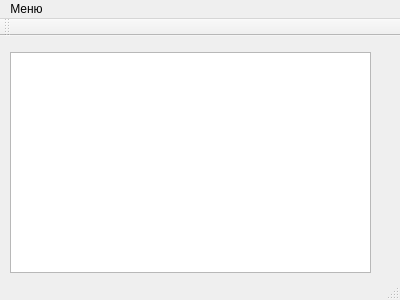
<?xml version="1.0" encoding="UTF-8"?>
<ui version="4.0">
 <class>MainWindow</class>
 <widget class="QMainWindow" name="MainWindow">
  <property name="geometry">
   <rect>
    <x>0</x>
    <y>0</y>
    <width>400</width>
    <height>300</height>
   </rect>
  </property>
  <property name="windowTitle">
   <string>Лабораторная работа №1</string>
  </property>
  <widget class="QWidget" name="centralWidget">
   <widget class="QTextEdit" name="textEdit">
    <property name="geometry">
     <rect>
      <x>10</x>
      <y>16</y>
      <width>361</width>
      <height>221</height>
     </rect>
    </property>
   </widget>
  </widget>
  <widget class="QMenuBar" name="menuBar">
   <property name="geometry">
    <rect>
     <x>0</x>
     <y>0</y>
     <width>400</width>
     <height>26</height>
    </rect>
   </property>
   <widget class="QMenu" name="menu">
    <property name="title">
     <string>Меню</string>
    </property>
    <addaction name="action"/>
    <addaction name="action_2"/>
   </widget>
   <addaction name="menu"/>
  </widget>
  <widget class="QToolBar" name="mainToolBar">
   <attribute name="toolBarArea">
    <enum>TopToolBarArea</enum>
   </attribute>
   <attribute name="toolBarBreak">
    <bool>false</bool>
   </attribute>
  </widget>
  <widget class="QStatusBar" name="statusBar"/>
  <action name="action">
   <property name="text">
    <string>Авторы</string>
   </property>
  </action>
  <action name="action_2">
   <property name="text">
    <string>Выход</string>
   </property>
  </action>
 </widget>
 <layoutdefault spacing="6" margin="11"/>
 <resources/>
 <connections>
  <connection>
   <sender>action_2</sender>
   <signal>triggered()</signal>
   <receiver>MainWindow</receiver>
   <slot>close()</slot>
   <hints>
    <hint type="sourcelabel">
     <x>-1</x>
     <y>-1</y>
    </hint>
    <hint type="destinationlabel">
     <x>199</x>
     <y>149</y>
    </hint>
   </hints>
  </connection>
 </connections>
</ui>
